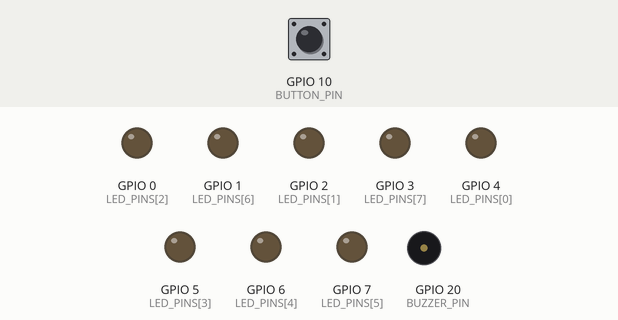
The program below on a simulated Seeed XIAO ESP32-C3. On the bench: output pins drawn as LEDs (lit = HIGH), buzzer (waves = sounding, pin HIGH). Inputs (shaded band) come from the test bench; at power-on: GPIO 10 (BUTTON_PIN) HIGH. Random numbers use the default seed unless the program sets one.

Above: at 1.7 s.
1.8 s: GPIO 10 (BUTTON_PIN) pulled LOW for 0.15 s
At 4.55 s:
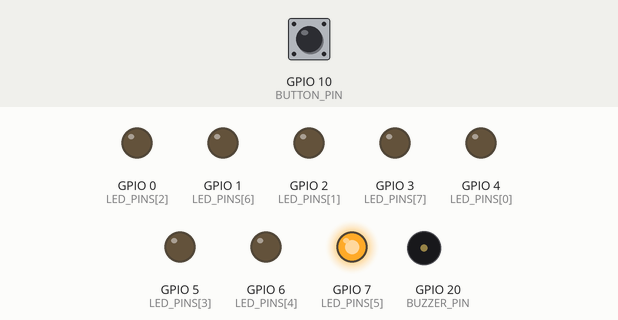
4.8 s: GPIO 10 (BUTTON_PIN) pulled LOW for 1 s
7.3 s: GPIO 10 (BUTTON_PIN) pulled LOW for 0.15 s
At 9.73 s:
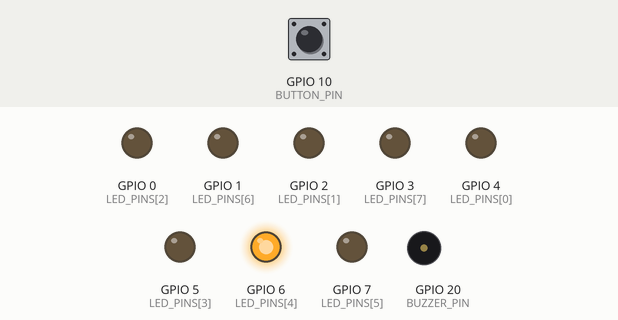
10.4 s: GPIO 10 (BUTTON_PIN) pulled LOW for 3.2 s
15.1 s: GPIO 10 (BUTTON_PIN) pulled LOW for 0.15 s
At 20.7 s:
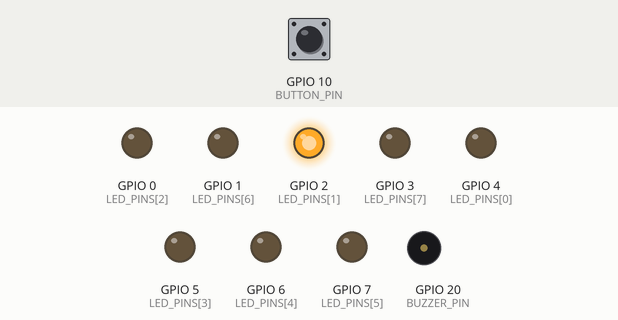
Timing chart, 0 to 22.2 s (numbered marks = the images above; inputs shaded):
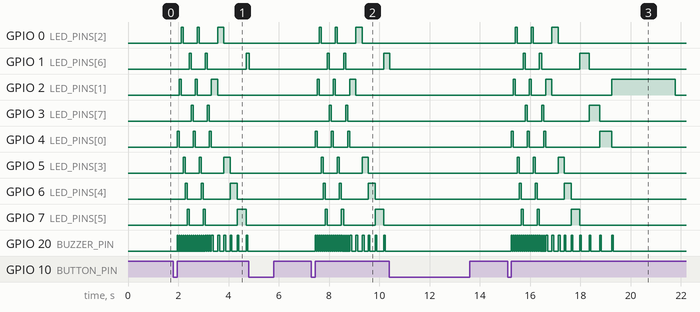

The program:

main.cpp
```cpp
#include <Arduino.h>
#include <esp_random.h>

// -------------------------
// Pin configuration
// -------------------------
// LEDs are numbered 1 to 8 clockwise from the upper right.
// Pin mapping: LED1-LED8 = 4, 2, 0, 5, 6, 7, 1, 3.
const uint8_t LED_PINS[8] = {4, 2, 0, 5, 6, 7, 1, 3};
const uint8_t BUTTON_PIN = 10;
const uint8_t BUZZER_PIN = 20;   // Active buzzer

// -------------------------
// Roulette settings
// -------------------------
const int FAST_DELAY_MS = 80;      // Initial fast lighting speed
const int SLOW_DELAY_MS = 250;     // Slow lighting for pin1, pin2, and pin3
const int FINAL_HOLD_MS = 2000;    // Keep the final LED on after stopping

// Deceleration settings for the final random section
const int STOP_DELAY_START_MS = 280;  // Start of the random section
const int STOP_DELAY_END_MS   = 520;  // End of the random section

// Buzzer settings
const int BEEP_ON_MS_FAST = 30;    // Buzzer duration during fast phase
const int BEEP_ON_MS_SLOW = 80;    // Buzzer duration during slow phase
const int BEEP_ON_MS_STOP = 60;    // Buzzer duration during final movement

bool isRunning = false;
bool prevButtonState = HIGH;

// -------------------------
// Helper functions
// -------------------------
void allOff() {
  for (int i = 0; i < 8; i++) {
    digitalWrite(LED_PINS[i], LOW);
  }
  digitalWrite(BUZZER_PIN, LOW);
}

int indexOfPin(uint8_t gpioPin) {
  for (int i = 0; i < 8; i++) {
    if (LED_PINS[i] == gpioPin) {
      return i;
    }
  }
  return -1;
}

int nextIndex(int currentIndex) {
  return (currentIndex + 1) % 8;
}

int getRouletteResult() {
  return (esp_random() % 8) + 1;
}

int stepsToTarget(int currentIndex, int targetIndex) {
  if (targetIndex >= currentIndex) {
    return targetIndex - currentIndex;
  }
  return (8 - currentIndex) + targetIndex;
}

// Watch for the cancel button while running
bool checkCancelButton() {
  bool state = digitalRead(BUTTON_PIN);

  if (prevButtonState == HIGH && state == LOW) {
    delay(20);
    if (digitalRead(BUTTON_PIN) == LOW) {
      allOff();
      return true;
    }
  }

  prevButtonState = state;
  return false;
}

// Wait for the specified time, but cancel if the button is pressed
bool waitWithCancel(int ms) {
  unsigned long start = millis();
  while (millis() - start < (unsigned long)ms) {
    if (checkCancelButton()) {
      return true;
    }
    delay(1);
  }
  return false;
}

// Light only one LED and sound the buzzer at the same time
bool lightAndBeepByIndex(int index, int totalDelayMs, int beepOnMs) {
  for (int i = 0; i < 8; i++) {
    digitalWrite(LED_PINS[i], LOW);
  }

  digitalWrite(LED_PINS[index], HIGH);
  digitalWrite(BUZZER_PIN, HIGH);

  if (waitWithCancel(beepOnMs)) {
    return true;
  }

  digitalWrite(BUZZER_PIN, LOW);

  int remain = totalDelayMs - beepOnMs;
  if (remain > 0) {
    if (waitWithCancel(remain)) {
      return true;
    }
  }

  return false;
}

// Keep only the final LED on without the buzzer
bool holdFinalLedOnly(int index, int holdMs) {
  for (int i = 0; i < 8; i++) {
    digitalWrite(LED_PINS[i], LOW);
  }

  digitalWrite(LED_PINS[index], HIGH);
  digitalWrite(BUZZER_PIN, LOW);

  return waitWithCancel(holdMs);
}

// Calculate the delay for the deceleration phase
int calcStopDelayMs(int stepNo, int totalSteps) {
  // If totalSteps is 1 or less, use the slowest delay
  if (totalSteps <= 1) {
    return STOP_DELAY_END_MS;
  }

  // stepNo: 0 to totalSteps - 1
  long diff = STOP_DELAY_END_MS - STOP_DELAY_START_MS;
  long add  = (diff * stepNo) / (totalSteps - 1);
  return STOP_DELAY_START_MS + (int)add;
}

// -------------------------
// Main roulette function
// -------------------------
void runRoulette() {
  isRunning = true;

  // Wait until the button is released so the start press is not detected as cancel
  while (digitalRead(BUTTON_PIN) == LOW) {
    delay(1);
  }
  prevButtonState = HIGH;

  int result = getRouletteResult(); // 1 to 8
  int stopIndex = result - 1;

  // 1) Start from the top (pin0) and make 2 full laps
  for (int lap = 0; lap < 2; lap++) {
    for (int i = 0; i < 8; i++) {
      if (lightAndBeepByIndex(i, FAST_DELAY_MS, BEEP_ON_MS_FAST)) {
        isRunning = false;
        return;
      }
    }
  }

  // After 2 laps, light pin0 once more
  if (lightAndBeepByIndex(0, FAST_DELAY_MS, BEEP_ON_MS_FAST)) {
    isRunning = false;
    return;
  }

  // 2) Slowly light three LEDs (pin1, pin2, pin3)
  for (int i = 1; i <= 3; i++) {
    if (lightAndBeepByIndex(i, SLOW_DELAY_MS, BEEP_ON_MS_SLOW)) {
      isRunning = false;
      return;
    }
  }

  // Current position is pin3
  int currentIndex = 3;

  // 3) Move toward the stop position based on the random result, slowing down gradually
  int steps = stepsToTarget(currentIndex, stopIndex);

  for (int i = 0; i < steps; i++) {
    currentIndex = nextIndex(currentIndex);
    int currentDelay = calcStopDelayMs(i, steps);
    if (lightAndBeepByIndex(currentIndex, currentDelay, BEEP_ON_MS_STOP)) {
      isRunning = false;
      return;
    }
  }

  // 4) Hold the final LED without buzzer
  if (holdFinalLedOnly(stopIndex, FINAL_HOLD_MS)) {
    isRunning = false;
    return;
  }

  allOff();
  isRunning = false;
}

// -------------------------
// setup / loop
// -------------------------
void setup() {
  delay(500);

  for (int i = 0; i < 8; i++) {
    pinMode(LED_PINS[i], OUTPUT);
    digitalWrite(LED_PINS[i], LOW);
  }

  pinMode(BUTTON_PIN, INPUT_PULLUP);

  pinMode(BUZZER_PIN, OUTPUT);
  digitalWrite(BUZZER_PIN, LOW);

  allOff();

  prevButtonState = digitalRead(BUTTON_PIN);
}

void loop() {
  bool currentButtonState = digitalRead(BUTTON_PIN);

  // Start only when stopped and the button is pressed
  if (!isRunning && prevButtonState == HIGH && currentButtonState == LOW) {
    delay(20);
    if (digitalRead(BUTTON_PIN) == LOW) {
      runRoulette();
      currentButtonState = digitalRead(BUTTON_PIN);
    }
  }

  prevButtonState = currentButtonState;
}
```

Measured:
- after the input at 1.8 s, GPIO 0 (LED_PINS[2]): goes HIGH 0.08 s, LOW 0.56 s, HIGH 0.08 s, LOW 0.73 s, HIGH 0.25 s, then LOW, starting after 0.31 s; GPIO 1 (LED_PINS[6]): goes HIGH 0.08 s, LOW 0.56 s, HIGH 0.08 s, LOW 1.6 s, then HIGH, starting after 0.63 s
- after the input at 7.3 s, GPIO 0 (LED_PINS[2]): goes HIGH 0.08 s, LOW 0.56 s, HIGH 0.08 s, LOW 0.73 s, HIGH 0.25 s, then LOW, starting after 0.31 s; GPIO 1 (LED_PINS[6]): goes HIGH 0.08 s, LOW 0.56 s, HIGH 0.08 s, LOW 1.5 s, then HIGH, starting after 0.63 s
- after the input at 15.1 s, GPIO 0 (LED_PINS[2]): goes HIGH 0.08 s, LOW 0.56 s, HIGH 0.08 s, LOW 0.73 s, HIGH 0.25 s, then LOW, starting after 0.31 s; GPIO 1 (LED_PINS[6]): goes HIGH 0.08 s, LOW 0.56 s, HIGH 0.08 s, LOW 1.5 s, HIGH 0.38 s, then LOW, starting after 0.63 s
